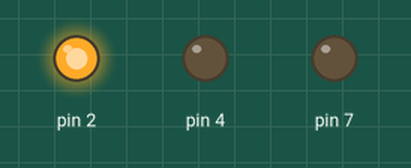
The sketch below on a simulated Arduino Uno, built with avr-gcc and run on an emulated ATmega328P. Shown: output pins drawn as LEDs (lit = HIGH).

Above: at 0.5 s.
At 1.5 s:
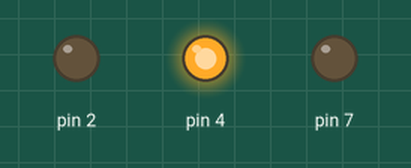
At 5.5 s:
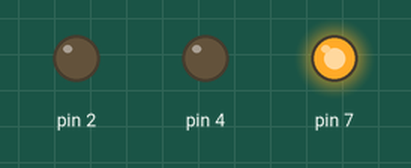
Timing chart, 0 to 6.9 s (numbered marks = the images above):
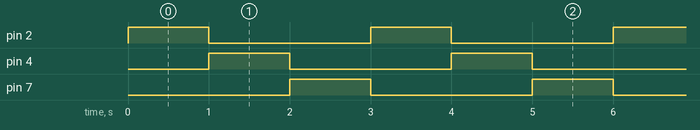

The sketch:

sketch_semaforo.ino
```cpp
void setup()
{
  pinMode(2, OUTPUT);
  pinMode(4, OUTPUT);
  pinMode(7, OUTPUT);
}

void loop()
{
  digitalWrite(2, HIGH);
  digitalWrite(4, LOW);
  digitalWrite(7, LOW);
  delay(1000);
  digitalWrite(2, LOW);
  digitalWrite(4, HIGH);
  digitalWrite(7, LOW);
  delay(1000);
  digitalWrite(2, LOW);
  digitalWrite(4, LOW);
  digitalWrite(7, HIGH);
  delay(1000);
}
```

Measured:
- by itself, pin 2, pin 4, pin 7: alternates HIGH for 1.0 s and LOW for 2.0 s
- by itself, everything shown: repeats every 3.0 s, in 3 steps
